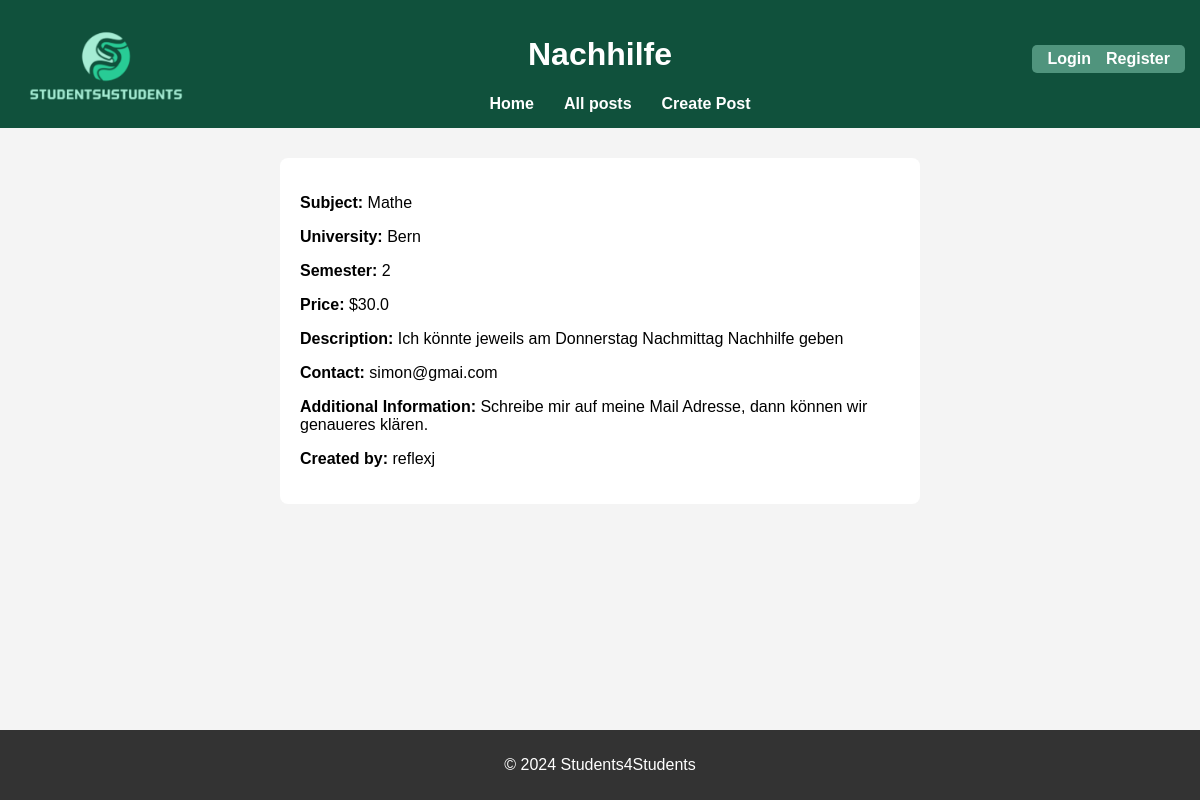
/service/1, run on an earlier commit of the app's database.
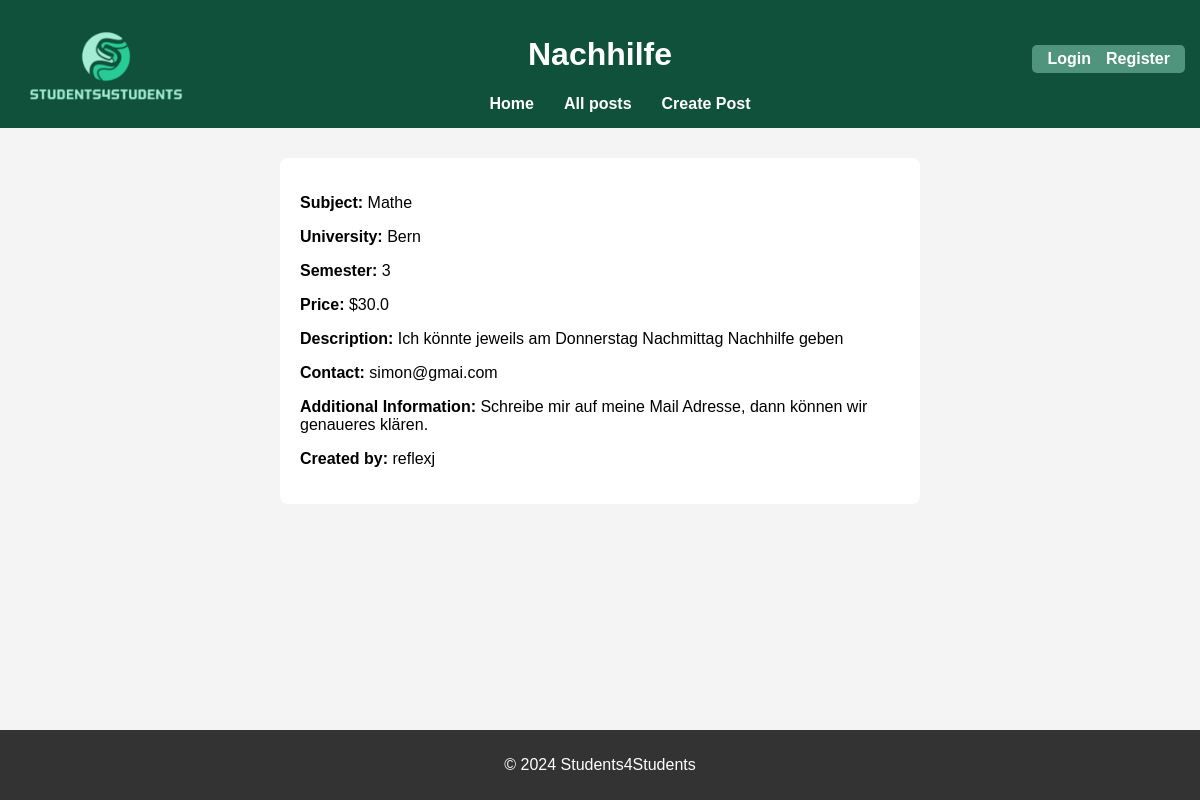
And on a later commit of the database.
### app.py (models this page shows, shortened)
class ServicePost(db.Model):
    id = db.Column(db.Integer, primary_key=True)
    title = db.Column(db.String(100), nullable=False)
    description = db.Column(db.String(200), nullable=False)
    price = db.Column(db.Float, nullable=False)
    subject = db.Column(db.String(100), nullable=False)
    university = db.Column(db.String(100), nullable=False)
    semester = db.Column(db.String(50), nullable=False)
    contact =db.Column(db.String(100), nullable = False)
    additional_info =db.Column(db.String(200), nullable = True)
    user_id = db.Column(db.Integer, db.ForeignKey('user.id'), nullable=False)

### app.py (the view)
@app.route('/service/<int:service_id>')
def service_detail(service_id):
    service = ServicePost.query.get_or_404(service_id)
    return render_template('service_detail.html', service=service)

### templates/service_detail.html (shortened to what this page needs)
<!DOCTYPE html>
<html lang="en">
<head>
    <link rel="stylesheet" href="{{ url_for('static', filename='style.css') }}">
</head>
<body>
    <header>
        <a href="/">
            <img src="{{ url_for('static', filename='images/logo.png') }}" alt="Website Logo" id="logo">
        </a>
        <h1>{{ service.title }}</h1>
        <nav>
            <ul>
                <li><a href="/">Home</a></li>
                <li><a href="/allposts">All posts</a></li>
                <li><a href="/createpost">Create Post</a></li>
            </ul>
        </nav>
        <section class="auth-links">
            {% if current_user.is_authenticated %}
                <a href="/profile">Your Profile</a>
                <a href="{{ url_for('logout') }}">Logout</a>
            {% else %}
                <a href="{{ url_for('login') }}">Login</a>
                <a href="{{ url_for('register') }}">Register</a>
            {% endif %}
        </section>
    </header>
    <main>
        <form>
            <p><strong>Subject:</strong> {{ service.subject }}</p>
            <p><strong>University:</strong> {{ service.university }}</p>
            <p><strong>Semester:</strong> {{ service.semester }}</p>
            <p><strong>Price:</strong> ${{ service.price }}</p>
            <p><strong>Description:</strong> {{ service.description }}</p>
            <p><strong>Contact:</strong> {{ service.contact}}</p>
            <p><strong>Additional Information:</strong> {{ service.additional_info}}</p>
            <p><strong>Created by:</strong> {{ service.user.username }}</p>
        </form>
    </main>
    <footer>
        <p>&copy; 2024 Students4Students</p>
    </footer>
</body>
</html>

What changed in the data, as far as the page shows it:
changed ServicePost "Nachhilfe": semester "2" → "3"
